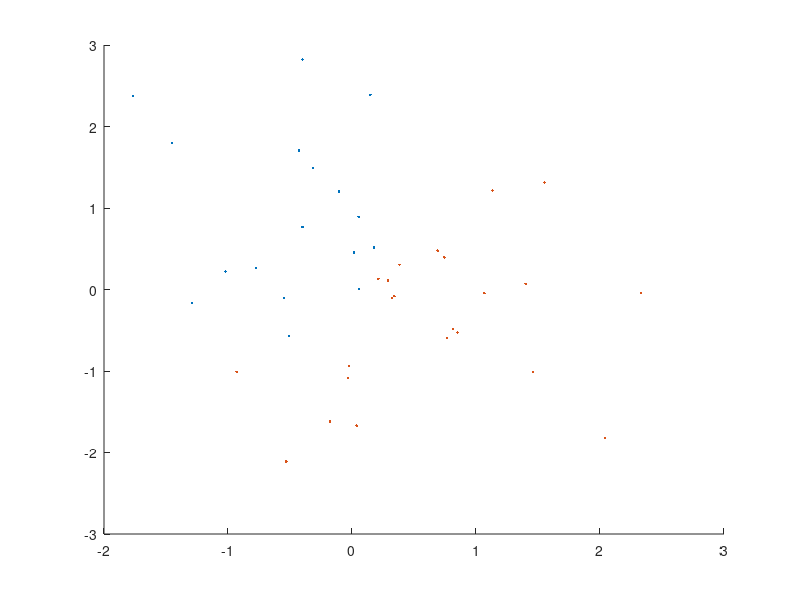

Reproduce this figure in MATLAB. (Note: this script raises an error after producing the figure.)
clear; clc; 

%% problem setup
rng default
n = 40;
omega = randn(1, 1);
noise = 0.5 * randn(1,n);
x = randn(2, n);
y = 2 * (omega * x(1, :) + x(2, :) + noise > 0) - 1;
d = 2;
figure(2); hold on;
scatter(x(1,y>0)', x(2,y>0)', '.b');
scatter(x(1,y<0)', x(2,y<0)', '.r');
%% batch steepest descent
% init
w   = zeros(2, 1);
w   = [1;0];
batch_size = 10;

stop_ratio = 0.0001;
lambda = 0.1;
lipschitz = norm(reshape(x, 2*n,1))^2 * 0.25 + 2 * lambda;
step_size = 0.1/lipschitz;
max_t = 500;

f  = logreg_full(w, x, y, lambda);
f0 = f;
for t = 1:max_t
  indices = randperm(n);
  indices = indices(1:batch_size);
  dir = zeros(2, 1);
  for i = 1:batch_size
    dir = dir + logreg_grad(w, x(:, indices(i)), y(indices(i)));
  end
  dir = dir + 2 * lambda * w;
  w_new = w - step_size * dir;
  
  f_new = logreg_full(w_new, x, y, lambda);
  
  figure(1);
  plot(t, f, '.b'); hold on;
  
  w = w_new;
  f = f_new;
end
% plot result by batch steep descent
w_batch = w;
figure(2);
draw_line_2points([0.5/w_batch(1), 0], [0, 0.5/w_batch(2)], 'k');

%% AdaGrad method
w          = zeros(2, 1);
f          = logreg_full(w, x, y, lambda);
f_grad0    = logreg_full_grad( w, x, y, lambda);
f_sumgrad  = zeros(size(f_grad0));
f_sumgrad2 = zeros(size(f_grad0));

eta0       = 0.005; % for step size control
delta      = 0.000001; % for diagonal hessian regularization
for t = 1:max_t
  f_grad     = logreg_full_grad( w, x, y, lambda);
  f_sumgrad  = f_sumgrad + f_grad;
  f_sumgrad2 = f_sumgrad2 + f_grad .* f_grad;
  f_diaghess = sqrt(f_sumgrad2) + delta;
  dir = f_sumgrad ./ f_diaghess;
  w_new = w - eta0 * dir;
  f_new = logreg_full(w_new, x, y, lambda);
  if f - f_new < stop_ratio * abs(f0)
    break;
  end
  figure(1);
  plot(t, f, '.r'); hold on;
  
  w = w_new;
  f = f_new;
end
figure(1)
hold off;

% plot result by adagrad method
figure(2);
draw_line_2points([0.5/w(1), 0], [0, 0.5/w(2)], 'g');
legend('y=1', 'y=-1','batch', 'adagrad');
figure(2); hold off;